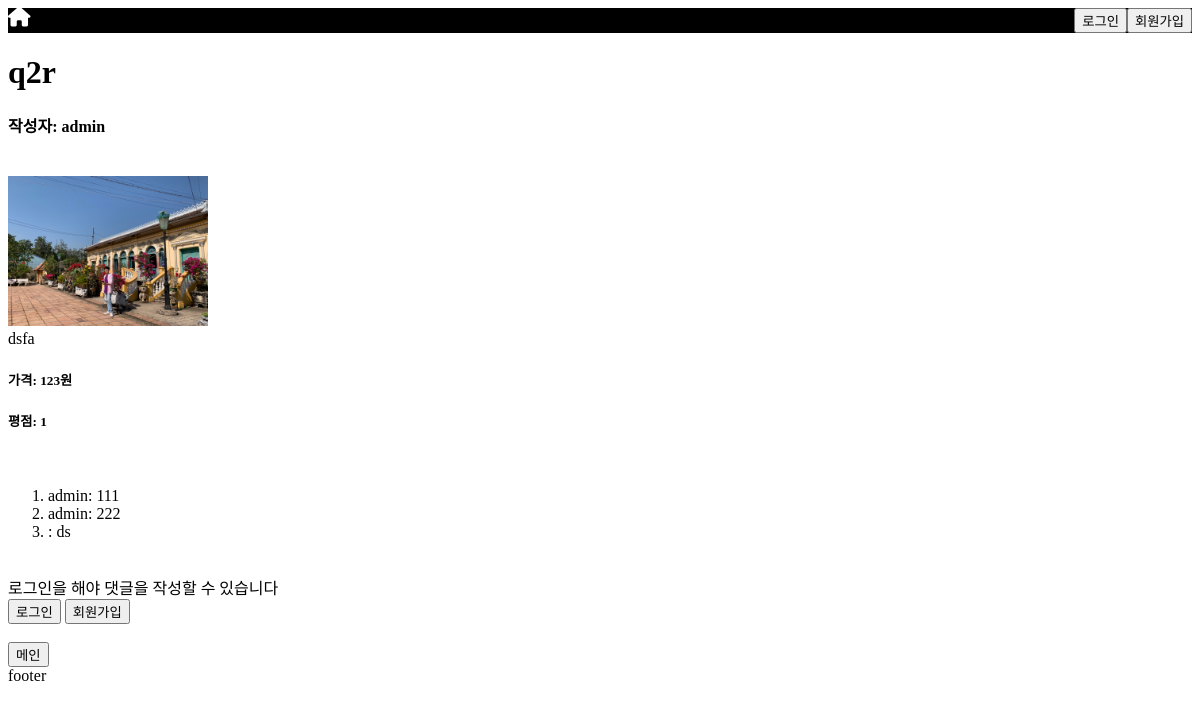
Page /detail/1/ on the committed database.
### blog/models.py (models this page shows, shortened)
class Post(models.Model):
    author = models.CharField(max_length=50, default="")
    title = models.CharField(max_length=50)
    contents = models.TextField()
    price = models.IntegerField()
    RATING = (
        (1, "★"),
        (2, "★★"),
        (3, "★★★"),
        (4, "★★★★"),
        (5, "★★★★★"),
    )
    rating = models.IntegerField(choices=RATING, default=1,)
    img = models.FileField(blank=True)
    date = models.DateTimeField(default=timezone.now)

class Comment(models.Model):
    author = models.CharField(max_length=50, default="")
    post = models.ForeignKey(Post, on_delete=models.CASCADE, related_name="comments")
    content = models.TextField()

### blog/views.py (the view)
# urls.py: path("detail/<int:post_pk>/", views.detail, name="detail"),
def detail(request, post_pk):
    post = get_object_or_404(Post, pk=post_pk)
    if request.method == "POST":
        form = CommentForm(request.POST)
        if form.is_valid():
            comment = form.save(commit=False)
            comment.author = request.user.get_username()
            comment.post = post
            comment.save()
        return redirect("detail", post.pk)
    else:
        form = CommentForm()
    return render(request, "detail.html", {"post": post, "form": form})

### blog/templates/detail.html (shortened to what this page needs)
{% extends 'base.html' %} {% block content %}
<h1>{{post.title}}</h1>
<h4>작성자: {{post.author}}</h4>
<br />
{% if post.img %}
<img style="max-width: 200px;" src="{{post.img.url}}" alt="썸네일 이미지" />
{% endif %}
<br />
{{post.contents}}
<br />
<h5>가격: {{post.price}}원</h5>
<h5>평점: {{post.rating}}</h5>
<br />
<ol>
  {% for com in post.comments.all %}
  <li>
    {{com.author}}: {{com.content}}
  </li>
  {% endfor %}
</ol>
<br />
{% if user.is_authenticated %}
<form method="POST">
  {% csrf_token %} {{form.as_p}}
  <input type="submit" value="댓글 작성" />
  {% else %} 로그인을 해야 댓글을 작성할 수 있습니다 <br />
  <a href="{% url 'login' %}"><button>로그인</button></a>
  <a href="{% url 'signup' %}"><button>회원가입</button></a>
  {% endif %}
<br />
<br />
<a href="{% url 'home' %}"><button>메인</button></a>
<br />
{% endblock %}

### rows in the picture
Post: title "q2r", author "admin", img (picture), contents "dsfa", price "123", rating "1"
Comment: author "admin", content "111"
Comment: author "admin", content "222"
Comment: content "ds"
